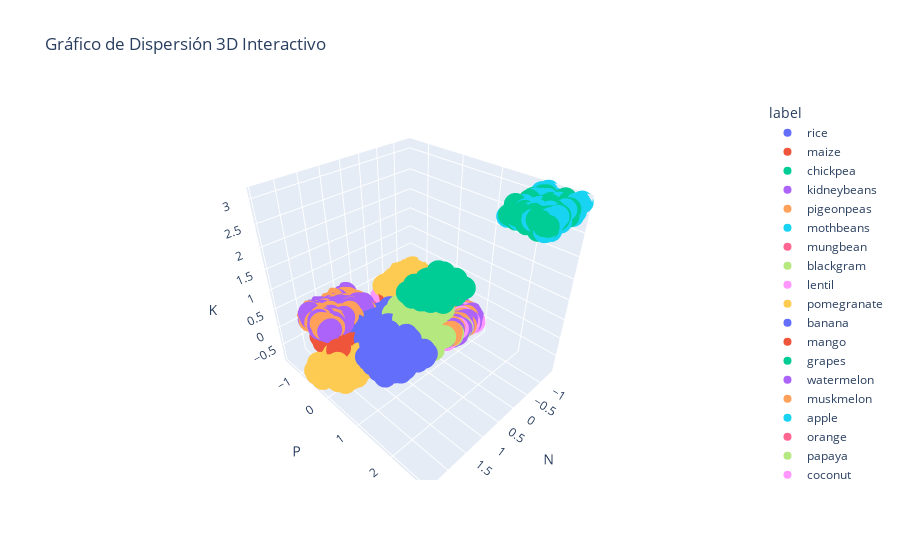

Notebook code cell kept with this figure:
### Code cell
plot_interactivo(xWS_df,'N','P','K','label')
